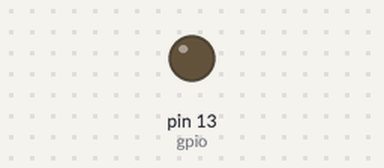
Recording of a sketch running on a simulated Arduino Uno, built with avr-gcc and run on an emulated ATmega328P. Parts: output pins drawn as LEDs (lit = HIGH). Dashed ring = blinking.

Above: at 0.5 s.
At 2.2 s:
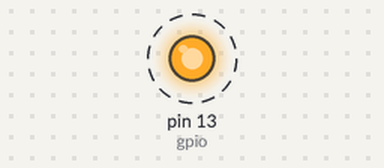
Timing chart, 0 to 3.0 s (numbered marks = the images above):
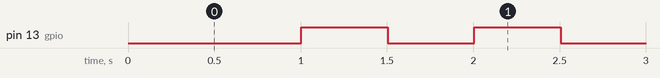

The sketch:

swap_d13_L.ino
```cpp
#include "StatefulBlinker.h"
#include "SawToothBlinker.h"

#define L_PIN 13

Runner *runner = NULL;

void setup()
{
  // put your setup code here, to run once:
  Serial.begin(115200);
  runner = new StatefulBlinker(L_PIN, 1);
  // runner = new SawToothBlinker(L_PIN, 0.5);
  runner->onSetup();
}

void loop()
{
  // put your main code here, to run repeatedly:
  runner->onLoop();
}
```

Runner.h
```cpp
#ifndef _RUNNHER_H_
#define _RUNNHER_H_
class Runner
{
public:
    virtual void onSetup();
    virtual void onLoop();
};
#endif
```

SawToothBlinker.cpp
```cpp
#include "SawToothBlinker.h"

void SawToothBlinker::onLoop() {
    long uSec = micros();
    int intens = intensity(uSec);
    int tFrame = (uSec / 10) % 256;
    digitalWrite(gpio, (tFrame < intens) ? HIGH : LOW);
}

void SawToothBlinker::onSetup() {
    pinMode(gpio, OUTPUT);
}

int SawToothBlinker::intensity(long t) {
    return ((int)((float)t * fHz * 256.0/1000000.0)) % 256;
}
```

SawToothBlinker.h
```cpp
#ifndef _SAWTOOTH_BLINKER_H_
#define _SAWTOOTH_BLINKER_H_

#include <Arduino.h>
#include "Runner.h"

class SawToothBlinker : public Runner {
    private:
        float fHz;
        int gpio;
        long lastSetTs = 0;
        int intensity(long t);
    public:
        SawToothBlinker(int gpio, float fHz) {
            this->gpio = gpio;
            this->fHz = fHz;
        }
        void onLoop();
        void onSetup();
};
#endif
```

StatefulBlinker.cpp
```cpp
#include "StatefulBlinker.h"

StatefulBlinker::StatefulBlinker(int gpio, int fHz)
{
    this->gpio = gpio;
    tPeriod = (int)(1000.0 / fHz) / 2;
}

void StatefulBlinker::onSetup()
{
    pinMode(gpio, OUTPUT);
}

void StatefulBlinker::onLoop()
{
    long now = millis();
    if (now - lastSwap > tPeriod)
    {
        state = state == HIGH ? LOW : HIGH;
        digitalWrite(gpio, state);
        lastSwap = now;
    }
}
```

StatefulBlinker.h
```cpp
#include <Arduino.h>
#include "Runner.h"

#ifndef _STATEFUL_BLINKER_H_
#define _STATEFUL_BLINKER_H_

class StatefulBlinker: public Runner {
    private:
        int state = HIGH;
        long lastSwap = 0;
        int gpio = 13;
        int tPeriod;
    public:
        StatefulBlinker(int gpio, int fHz);
        void onSetup();
        void onLoop();
};

// class StatefulBlinker : public Runner
// {
// private:
//   int state = HIGH;
//   long lastSwap = 0;
//   int gpio = 13;
//   int tPeriod;

// public:
//   StatefulBlinker(int gpio, int fHz) : Runner()
//   {
//     this->gpio = gpio;
//     tPeriod = (int)(1000.0/fHz)/2;
//   }

//   void onSetup()
//   {
//     pinMode(gpio, OUTPUT);
//   }

//   void onLoop()
//   {
//     long now = millis();
//     if (now - lastSwap > tPeriod)
//     {
//       state = state == HIGH ? LOW : HIGH;
//       digitalWrite(gpio, state);
//       lastSwap = now;
//     }
//   }
// };

#endif
```

Measured:
- by itself, pin 13 (gpio): alternates HIGH for 0.50 s and LOW for 0.50 s
